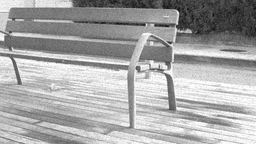
#> input picture HW2/exercise/img/noise.png, 256 x 144 px, shrunk from 1280 x 720 before the run
$ python ex1.py
#> lines starting #> are read from the running program, lines starting #| are printed output that depends on the picture; after the words box and inside, x2 and y2 are one past the last pixel; in counts of white or black regions, pixels touching at a corner belong together; long printed decimals are rounded
import cv2
import matplotlib.pyplot as plt
import numpy as np
import math
import os


def read_img(img_path):
    """
        Read grayscale image
        Inputs:
        img_path: str: image path
        Returns:
        img: cv2 image
    """
#> called with img_path = 'img/noise.png'
    return cv2.imread(img_path, 0)
#> returned value is the input picture: shape (144, 256); min 16, max 255, mean 167.2


def padding_img(img, filter_size=3):
    h, w = img.shape[:2]
    pad = filter_size // 2

    padded_img = np.zeros((h + 2 * pad, w + 2 * pad), dtype=img.dtype)

    padded_img[pad : pad + h, pad : pad + w] = img

    for i in range(pad):
        padded_img[i, pad : pad+w] = img[0, :]
        padded_img[-i-1, pad : pad+w] = img[-1, :]

    for i in range(pad):
        padded_img[pad : pad+h, i] = padded_img[pad : pad+h, pad]
        padded_img[pad : pad+h, -i-1] = padded_img[pad : pad+h, -pad-1]

    padded_img[:pad, :pad] = img[0, 0]
    padded_img[:pad, -pad:] = img[0, -1]
    padded_img[-pad:, :pad] = img[-1, 0]
    padded_img[-pad:, -pad:] = img[-1, -1]

    return padded_img

def mean_filter(img, filter_size=3):
    padded_img = padding_img(img=img, filter_size=filter_size)
#> in padding_img, `padded_img[pad : pad + h, pad : pad + w] = img`:
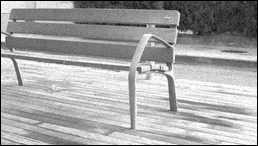
#> padded_img: shape (146, 258); min 0, max 255, mean 163.6
#> after the loop in padding_img, `for i in range(pad):`:
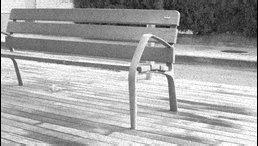
#> padded_img: shape (146, 258); 1.36% of pixels changed, all inside (x1, y1, x2, y2) = (1, 0, 257, 146)
#> after the loop in padding_img, `for i in range(pad):`:
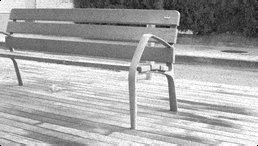
#> padded_img: shape (146, 258); 0.76% of pixels changed, all inside (x1, y1, x2, y2) = (0, 1, 258, 145)
#> in padding_img, `padded_img[:pad, :pad] = img[0, 0]`: padded_img: shape (146, 258); under 0.01% of pixels changed, all inside (x1, y1, x2, y2) = (0, 0, 1, 1)
#> in padding_img, `padded_img[:pad, -pad:] = img[0, -1]`: padded_img: shape (146, 258); min 0, max 255, mean 167.1
#> in padding_img, `padded_img[-pad:, :pad] = img[-1, 0]`: padded_img: shape (146, 258); min 0, max 255, mean 167.1
#> in padding_img, `padded_img[-pad:, -pad:] = img[-1, -1]`: padded_img: shape (146, 258); min 16, max 255, mean 167.1
    h, w = img.shape[:2]
#> h = 144; w = 256

    smoothed_img = np.zeros_like(img)

    for i in range(h):
        for j in range(w):
            neighborhood = padded_img[i : i+filter_size, j : j+filter_size]
            mean_value = np.mean(neighborhood)
            smoothed_img[i, j] = mean_value
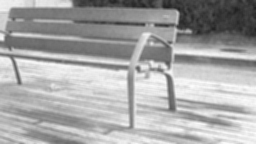
#> smoothed_img: shape (144, 256); min 32, max 253, mean 166.7

    return smoothed_img

def median_filter(img, filter_size=3):
    padded_img = padding_img(img=img, filter_size=filter_size)
    h, w = img.shape[:2]

    smoothed_img = np.zeros_like(img)

    for i in range(h):
        for j in range(w):
            neighborhood = padded_img[i : i+filter_size, j : j+filter_size]
            median_value = np.median(neighborhood)
            smoothed_img[i, j] = median_value

    return smoothed_img


def psnr(gt_img, smooth_img):
    mse = np.mean((gt_img - smooth_img) ** 2)

    if mse == 0:
        return 100

    max_pixel = 255.0
    psnr = 10 * math.log10((max_pixel * max_pixel) / mse)
    return psnr


def show_res(before_img, after_img, img_name):
    """
        Show the original image and the corresponding smooth image
        Inputs:
            before_img: cv2: image before smoothing
            after_img: cv2: corresponding smoothed image
        Return:
            None
    """
    plt.figure(figsize=(12, 9))
    plt.subplot(1, 2, 1)
    plt.imshow(before_img, cmap='gray')
    plt.title('Before')

    plt.subplot(1, 2, 2)
    plt.imshow(after_img, cmap='gray')
    plt.title('After')
    plt.savefig(f'out/ex1/{img_name}.png')
    plt.show()


if __name__ == '__main__':
    img_noise = "img/noise.png" # <- need to specify the path to the noise image
    img_gt = "img/original.png" # <- need to specify the path to the gt image
    img = read_img(img_noise)
    filter_size = 3

    # Mean filter
    mean_smoothed_img = mean_filter(img, filter_size)
    show_res(img, mean_smoothed_img, "mean_smoothed")
    print('PSNR score of mean filter: ', psnr(img, mean_smoothed_img))
#> in psnr, `mse = np.mean((gt_img - smooth_img) ** 2)`: mse = 61.35
#> in psnr, `psnr = 10 * math.log10((max_pixel * max_pixel) / mse)`: psnr = 30.25
#| PSNR score of mean filter:  30.252

    # Median filter
    median_smoothed_img = median_filter(img, filter_size)
#> after the loop in median_filter, `for i in range(h):`:
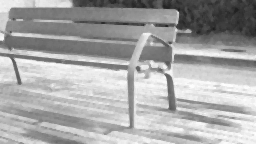
#> smoothed_img: shape (144, 256); min 30, max 255, mean 167.4
    show_res(img, median_smoothed_img, "median_smoothed")
    print('PSNR score of median filter: ', psnr(img, median_smoothed_img))
#| PSNR score of median filter:  31.774
